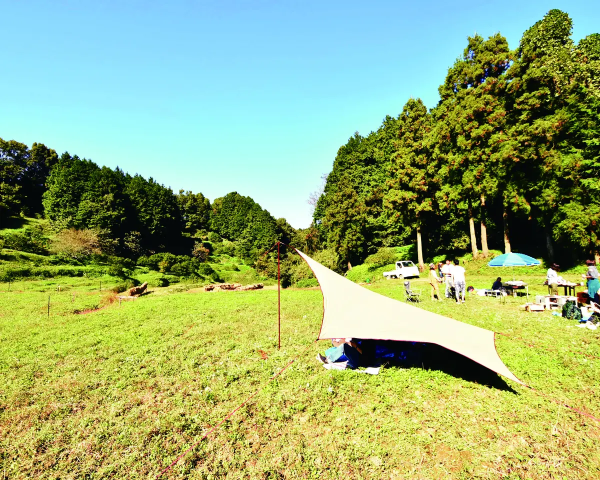
#> input picture assets/img/hero/1.webp, 1200 x 960 px (shown at 1/2 size)
$ python make_ogp.py
#> lines starting #> are read from the running program, lines starting #| are printed output that depends on the picture; after the words box and inside, x2 and y2 are one past the last pixel; in counts of white or black regions, pixels touching at a corner belong together
# -*- coding: utf-8 -*-
"""SNSでシェアされたときの画像（OGP）をつくる。1200×630
使い方: python3 _tools/make_ogp.py [書き出し先]  （ふだんは assets/img/ogp.jpg）"""
import os, sys
from PIL import Image, ImageDraw, ImageFont, ImageFilter

HERE = os.path.dirname(os.path.abspath(__file__))
IMG = os.path.join(HERE, '..', 'assets', 'img')
OUT = sys.argv[1] if len(sys.argv) > 1 else os.path.join(IMG, 'ogp.jpg')
FB = os.path.expanduser('~/Library/Fonts/FOT-GMaruGoPro-B.otf')
FM = os.path.expanduser('~/Library/Fonts/FOT-GMaruGoPro-M.otf')
INK, INK2, PINK, BLUE = (38, 49, 77), (86, 96, 122), (230, 51, 111), (59, 111, 193)
W, H = 1200, 630

c = Image.new('RGBA', (W, H), (255, 251, 241, 255))
grid = Image.new('RGBA', (W, H), (0, 0, 0, 0)); gd = ImageDraw.Draw(grid)
#> after `grid = Image.new('RGBA', (W, H), (0, 0, 0, 0))`: grid: PIL image 1200x630 RGBA; every value is 0
for x in range(0, W, 30):
    gd.line([(x, 0), (x, H)], fill=(59, 111, 193, 20), width=1)
for y in range(0, H, 30):
    gd.line([(0, y), (W, y)], fill=(59, 111, 193, 20), width=1)
c.alpha_composite(grid)


def paste(path, box_w, xy, rot=0):
    im = Image.open(os.path.join(IMG, path)).convert('RGBA')
    im = im.resize((box_w, round(im.height * box_w / im.width)), Image.LANCZOS)
    if rot:
        im = im.rotate(rot, expand=True, resample=Image.BICUBIC)
    c.alpha_composite(im, xy)
    return im.size


# 写真（だ円）
pw, ph, px, py = 520, 430, 640, 70
photo = Image.open(os.path.join(IMG, 'hero', '1.webp')).convert('RGBA')
s = max(pw / photo.width, ph / photo.height)
#> s = 0.448
photo = photo.resize((round(photo.width * s), round(photo.height * s)), Image.LANCZOS)
#> photo: PIL image 538x430 RGBA
photo = photo.crop(((photo.width - pw) // 2, (photo.height - ph) // 2, (photo.width - pw) // 2 + pw, (photo.height - ph) // 2 + ph))
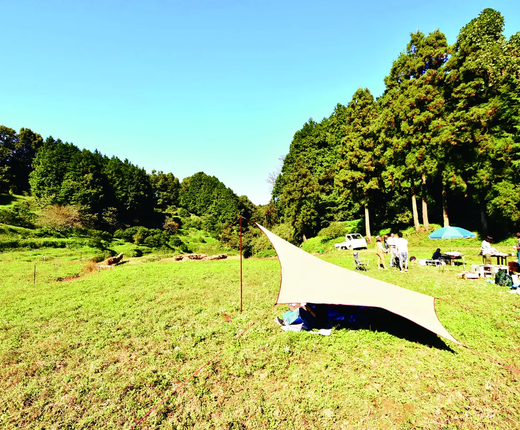
#> photo: PIL image 520x430 RGBA; mean R, G, B, A 150.2, 173.5, 118.9, 255
mask = Image.new('L', (pw, ph), 0); ImageDraw.Draw(mask).ellipse([0, 0, pw - 1, ph - 1], fill=255)
#> after `mask = Image.new('L', (pw, ph), 0)`: mask: PIL image 520x430 L; every value is 0
#> after `ImageDraw.Draw(mask).ellipse([0, 0, pw - 1, ph - 1], fill=255)`:
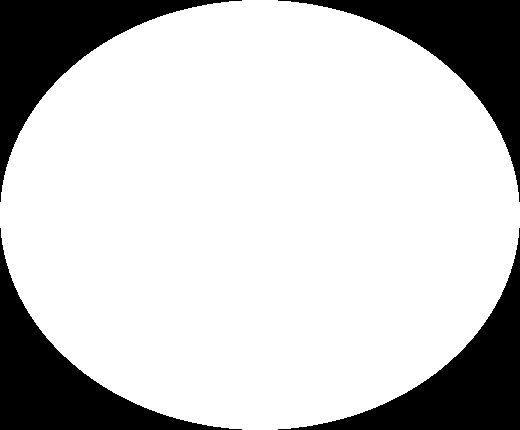
#> mask: PIL image 520x430 L; 78.5% white; 4 black regions, box (x1, y1, x2, y2) and area: (0, 0, 242, 202) 12014, (278, 0, 520, 202) 12014, (0, 228, 242, 430) 12014, (278, 228, 520, 430) 12014
sh = Image.new('RGBA', (W, H), (0, 0, 0, 0)); ImageDraw.Draw(sh).ellipse([px, py + 10, px + pw, py + ph + 10], fill=(38, 49, 77, 70))
c.alpha_composite(sh.filter(ImageFilter.GaussianBlur(2)))
c.paste(photo, (px, py), mask)
d = ImageDraw.Draw(c)
d.ellipse([px, py, px + pw, py + ph], outline=INK, width=7)

# 丘
hill = Image.new('RGBA', (W, H), (0, 0, 0, 0)); hd = ImageDraw.Draw(hill)
hd.ellipse([-300, 545, 700, 900], fill=(166, 216, 138, 255))
hd.ellipse([420, 560, 1500, 960], fill=(93, 182, 62, 255))
c.alpha_composite(hill)
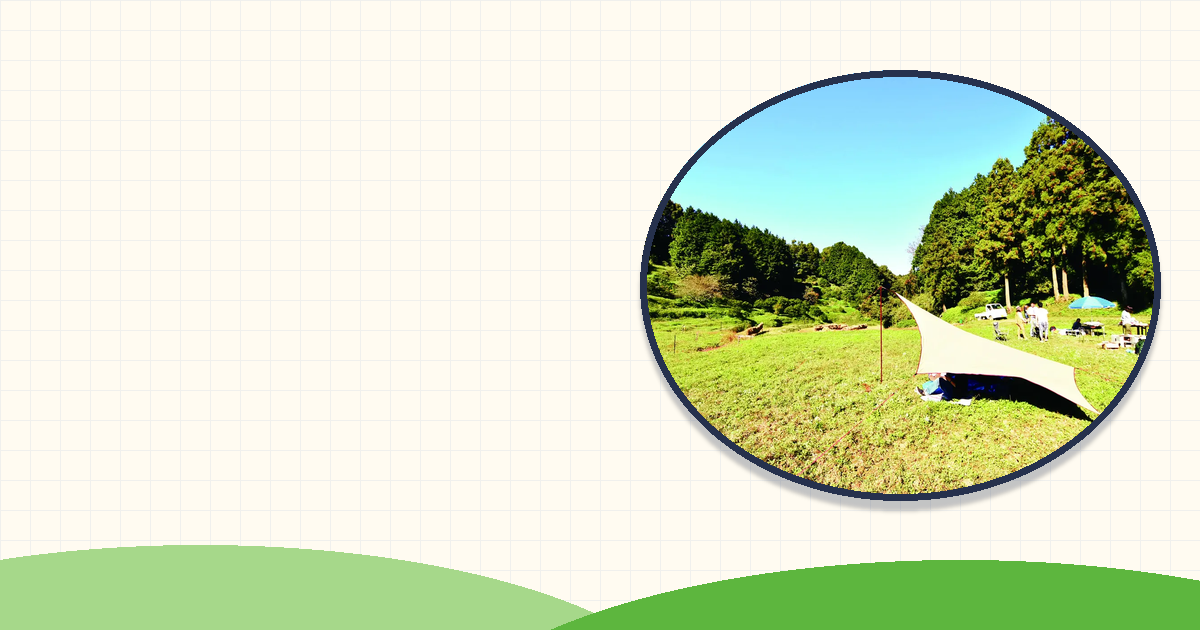
#> c: PIL image 1200x630 RGBA; mean R, G, B, A 215, 224.7, 196.4, 255

# 飾り・キャラクター・吹き出し
paste('deco/leaf.webp', 70, (1110, 40), -10)
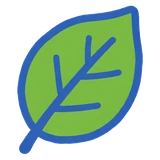
#> input picture assets/img/deco/leaf.webp, 160 x 160 px
#> in paste, im is the input picture: PIL image 160x160 RGBA; mean R, G, B, A 63.4, 96.4, 77.9, 134.6
paste('deco/butterfly.webp', 64, (700, 30), 8)
#> call 2 of paste, with path = 'deco/butterfly.webp', box_w = 64, xy = (700, 30), rot = 8
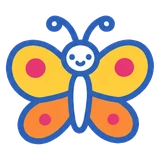
#> input picture assets/img/deco/butterfly.webp, 160 x 160 px
#> in paste, im is the input picture: PIL image 160x160 RGBA; mean R, G, B, A 106.5, 96.9, 91.6, 128.7
paste('deco/star.webp', 56, (1120, 455), 0)
#> call 3 of paste, with path = 'deco/star.webp', box_w = 56, xy = (1120, 455), rot = 0
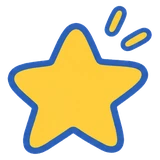
#> input picture assets/img/deco/star.webp, 160 x 160 px
#> in paste, im is the input picture: PIL image 160x160 RGBA; mean R, G, B, A 106.2, 101.4, 73.3, 116.7
#> in paste (call 3), `im = im.resize((box_w, round(im.height * box_w / im.width)), Image.LAN..`:
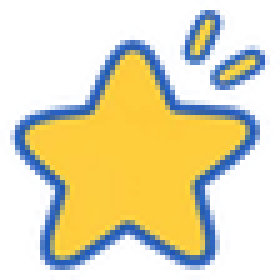
#> im: PIL image 56x56 RGBA (shown 5 times larger); mean R, G, B, A 94.6, 92.8, 69.2, 116.7; transparent parts drawn white
paste('deco/flask.webp', 52, (1140, 300), -8)
#> (the run stopped early here; a loop or call above may not have finished)
